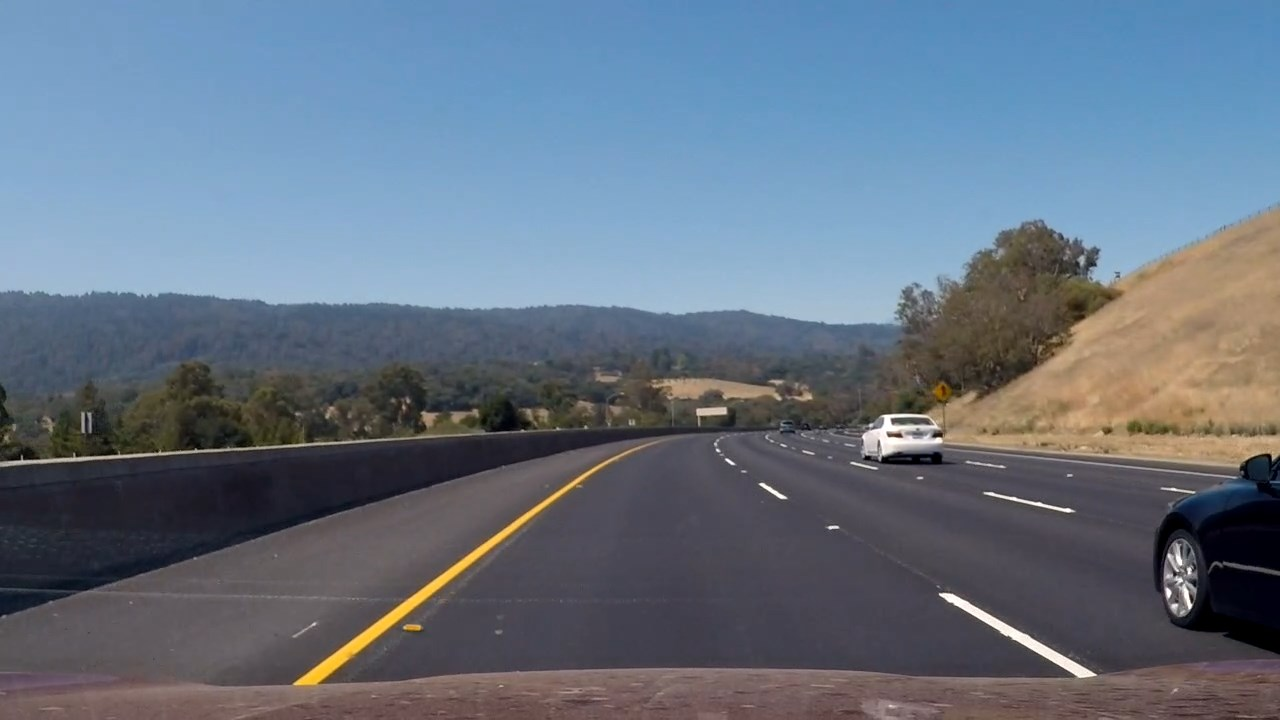
#> input picture test_images/test8.jpg, 1280 x 720 px
$ python findLines2.py   (older library calls are emulated)
#> lines starting #> are read from the running program, lines starting #| are printed output that depends on the picture; after the words box and inside, x2 and y2 are one past the last pixel; in counts of white or black regions, pixels touching at a corner belong together
### imageProcessing.py
# -*- coding: utf-8 -*-
"""
Editor de Spyder

Este es un archivo temporal
"""

# Load calibration images. Show some examples (4 is ok)
# Save mtx and dist

import cv2
import numpy as np

# [65 lines left out: functions Calibration, perspectiveCal, not called in this run]


def birdEye(img, mtx, dist,M):

    dst = cv2.undistort(img, mtx, dist, None, mtx)
    img_size = (dst.shape[1], dst.shape[0])
    rectified = cv2.warpPerspective(dst, M, img_size, flags=cv2.INTER_LINEAR)

    return rectified

### imageFilter.py
# -*- coding: utf-8 -*-
"""
Created on Thu Oct  5 19:59:19 2017

@author: Toshiharu
"""
import cv2
import numpy as np
import matplotlib.pyplot as plt

# Create binary thresholded images to isolate lane line pixels
def abs_sobel_xy(img, sobel_kernel=3, orient='x',sxy_thresh=(0,255)):
    #gray = cv2.cvtColor(img, cv2.COLOR_RGB2GRAY)
    img = np.copy(img)
    # Take the derivative in x or y given orient = 'x' or 'y'
    if (orient == 'x'):
        sobel = cv2.Sobel(img, cv2.CV_64F, 1, 0, ksize = sobel_kernel)
    elif(orient == 'y'):
        sobel = cv2.Sobel(img, cv2.CV_64F, 0, 1, ksize = sobel_kernel)
    else:
        raise Exception("Invalid orientation")

    abs_sobel = np.absolute(sobel)   # Take the absolute value of the derivative or gradient
    scaled_sobel = np.uint8(255*abs_sobel/np.max(abs_sobel))  #Scale to 8-bit (0 - 255) then convert to type = np.uint8
    sxbinary = np.zeros_like(scaled_sobel)
    sxbinary[(scaled_sobel >= sxy_thresh[0]) & (scaled_sobel <= sxy_thresh[1])] = 1 # Create a mask of 1's

    return sxbinary

def dir_sobel(img, sobel_kernel=15, dir_thresh=(3.14/2*0.95, 3.14/2*1.05)):
    img = np.copy(img)
    # Apply the following steps to img
    # 1) Convert to grayscale
    #gray = cv2.cvtColor(img, cv2.COLOR_RGB2GRAY)
    # 2) Take the gradient in x and y separately
    sobelx = cv2.Sobel(img, cv2.CV_64F, 1, 0, ksize = sobel_kernel)
    sobely = cv2.Sobel(img, cv2.CV_64F, 0, 1, ksize = sobel_kernel)
    # 3) Take the absolute value of the x and y gradients
    abs_sobelx = np.absolute(sobelx)
    abs_sobely = np.absolute(sobely)
     # 4) Use np.arctan2(abs_sobely, abs_sobelx) to calculate the direction of the gradient
    directions = np.arctan2(abs_sobely, abs_sobelx)
    # 5) Create a binary mask where direction thresholds are met
    sxbinary = np.zeros_like(directions)
    sxbinary[(directions >= dir_thresh[0]) & (directions <= dir_thresh[1])] = 1

    return sxbinary

def mag_sobel(img, sobel_kernel=11, mag_thresh=(30,100)):
    img = np.copy(img)
    # Apply the following steps to img
    # 1) Convert to grayscale
    #gray = cv2.cvtColor(img, cv2.COLOR_RGB2GRAY)
    # 2) Take the gradient in x and y separately
    sobelx = cv2.Sobel(img, cv2.CV_64F, 1, 0, ksize = sobel_kernel)
    sobely = cv2.Sobel(img, cv2.CV_64F, 0, 1, ksize = sobel_kernel)
    # 3) Calculate the magnitude
    gradmag = np.sqrt(sobelx**2 + sobely**2)
    # 4) Scale to 8-bit (0 - 255) and convert to type = np.uint8
    scaled_sobel = np.uint8(255*gradmag/np.max(gradmag))
    # 5) Create a binary mask where mag thresholds are met
    sxbinary = np.zeros_like(scaled_sobel)
    sxbinary[(scaled_sobel >= mag_thresh[0]) & (scaled_sobel <= mag_thresh[1])] = 1

    return sxbinary


def Multifilter(img,s_thresh=(180, 255),b_thresh=(155,200),l_thresh=(225,255),sxy_thresh=(20,100), draw=False):

    s_channel = cv2.cvtColor(img, cv2.COLOR_RGB2HLS)[:,:,1]

    l_channel = cv2.cvtColor(img, cv2.COLOR_RGB2LUV)[:,:,0]

    b_channel = cv2.cvtColor(img, cv2.COLOR_RGB2Lab)[:,:,2]

    # Threshold color channel
    s_binary = np.zeros_like(s_channel)
    s_binary[(s_channel >= s_thresh[0]) & (s_channel <= s_thresh[1])] = 1

    b_binary = np.zeros_like(b_channel)
    b_binary[(b_channel >= b_thresh[0]) & (b_channel <= b_thresh[1])] = 1

    l_binary = np.zeros_like(l_channel)
    l_binary[(l_channel >= l_thresh[0]) & (l_channel <= l_thresh[1])] = 1

    gray = cv2.cvtColor(img, cv2.COLOR_RGB2GRAY).astype(np.float)
    sobelxy_binary = abs_sobel_xy(s_channel, sobel_kernel=3, orient='x',sxy_thresh=sxy_thresh)
    sobel_mag = mag_sobel(gray,sobel_kernel=3)
    sobel_dir = dir_sobel(gray)
    #color_binary = np.dstack((u_binary, s_binary, l_binary))

    combined_binary = np.zeros_like(s_binary)
 #   combined_binary[(s_binary == 1) | (b_binary == 1) | (sobelxy_binary==1)] = 1
    combined_binary[(s_binary == 1) | (b_binary == 1) ] = 1

    if (draw == True):
        # Plotting thresholded images
        f, ((ax1, ax2, ax3), (ax4,ax5, ax6)) = plt.subplots(2, 3, sharey='col', sharex='row', figsize=(10,4))
        f.tight_layout()

        ax1.set_title('Original Image', fontsize=16)
        ax1.imshow(img)

        ax2.set_title('S-HLS threshold', fontsize=16)
        ax2.imshow(s_binary, cmap='gray')

        ax3.set_title('B-LAB binary threshold', fontsize=16)
        ax3.imshow(b_binary, cmap='gray')

        ax4.set_title('L-LUV threshold', fontsize=16)
        ax4.imshow(l_binary, cmap='gray')

        ax5.set_title('sobelxy_binary threshold', fontsize=16)
        ax5.imshow(sobelxy_binary, cmap='gray')

        ax6.set_title('Combined color thresholds', fontsize=16)
        ax6.imshow(combined_binary, cmap='gray')


        plt.subplots_adjust(left=0., right=1, top=0.9, bottom=0.)

    return combined_binary

# [19 lines of commented-out code are left out]

### findLines2.py
# -*- coding: utf-8 -*-
"""
Created on Sat Oct  7 04:02:21 2017

@author: Toshiharu
"""

class Line():
    def __init__(self):
        # x values of the last n fits of the line
        self.recent_xfitted = []
        #average x values of the fitted line over the last n iterations
        self.bestx = None
        #polynomial coefficients averaged over the last n iterations, only used in guided search
        self.best_fit = np.array([])
        #polynomial coefficients for the most recent fit
        self.current_fit = np.array([])
        #radius of curvature of the line in some units
        self.radius = None
        #distance in meters of vehicle center from the line
        self.base = None
        #difference in fit coefficients between last and new fits
        self.diffs = np.array([0,0,0], dtype='float')
        #x values for detected line pixels
        self.fitPoints = None
        #Convertion form pixels to meters (x dir)
        self.x_factor = 3.7/480
        #Convertion form pixels to meters (y dir)
        self.y_factor = 3/100
        # bottom of the figure
        self.y_limit = 719
        # points to fit
        self.points = None
        self.yeval = 720/2

        self.detected = False  # Used to select between the full of guided seach
        self.timesMissed = 0  # Used only on the GuidedSearch function

#    def fitLine(self):
#        return  np.polyfit(self.fitPoints[:,1] , self.fitPoints[:,0], 2)

    def linePlot(self):
        ploty = np.linspace(0,self.y_limit-1, self.y_limit )
        plotx = self.best_fit[0]*ploty**2 + self.best_fit[1]*ploty + self.best_fit[2]
        return plotx,ploty


#def findFull(warped_binary, nwindows = 9, windowWidth=100, minpix=50,draw = False):

import cv2

from imageProcessing import perspectiveCal,Calibration,birdEye
import cv2
import matplotlib.pyplot as plt
import matplotlib.patches as patches
import numpy as np
from imageFilter import Multifilter

# Load camera lens distortion correction parameters
import pickle

calibration_par = 'camera_cal/calibration.p'
dist_pickle = pickle.load( open( calibration_par, "rb" ) )
#> (reads camera_cal/calibration.p from the repository)
mtx = dist_pickle["mtx"]
dist = dist_pickle["dist"]

# Load perpective matrices
perspective_mat = 'camera_cal/perspective.p'
dist_pickle = pickle.load( open( perspective_mat, "rb" ) )
#> (reads camera_cal/perspective.p from the repository)
M = dist_pickle["M"]
Minv = dist_pickle["Minv"]
########################################################################################
####   LOAD IMAGE
#########################################################################################
fname = 'test_images/test8.jpg'
img = cv2.cvtColor(cv2.imread(fname), cv2.COLOR_BGR2RGB)
top_down = birdEye(img, mtx, dist,M)
binary_warped = Multifilter(top_down,s_thresh=(210, 255),b_thresh=(155,200),l_thresh=(220,255),sxy_thresh=(30,100), draw=False)

###########################################################################################
nwindows = 9
windowWidth=100
minpix=50
###########################################################################################
# HISTOGRAM : search in the quarter bottom first
###########################################################################################
histogram = np.sum(binary_warped[int(3*binary_warped.shape[0]/4):,:], axis=0)
#> histogram = 1280 values, max 172 at index 481, min 0 at index 0, mean 3.49
xHist = np.linspace(1,1280,1280,dtype=int)
plt.plot(xHist,histogram)

# Create an output image to draw on and  visualize the result
#out_img = np.dstack((binary_warped, binary_warped, binary_warped))*255

###########################################################################################
# FIND BASE POINTS These will be the starting point for the left and right lines
###########################################################################################

midpoint = np.int(histogram.shape[0]/2)
leftx_base = np.argmax(histogram[:midpoint])
#> leftx_base = 481
rightx_base = np.argmax(histogram[midpoint:]) + midpoint
#> rightx_base = 949
# show base points in histogram as red lines
plt.axvline(x=leftx_base,color='red')
plt.axvline(x=rightx_base,color='red')
plt.show()
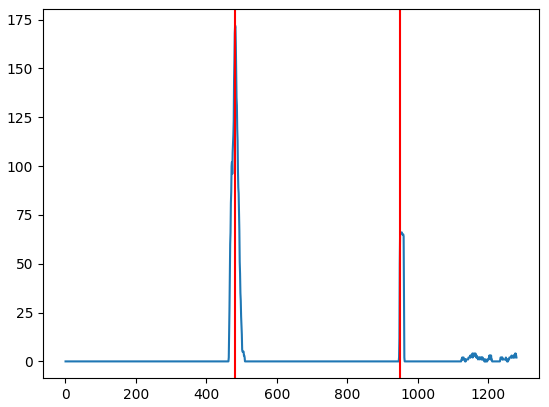
#> figure drawn by matplotlib, 1 panel; curve peaks at x = 482, y = 172

# Set height of windows
windowHeight = np.int(binary_warped.shape[0]/nwindows)
print(windowHeight)
#| 80
# Identify the x and y positions of all nonzero pixels in the image
nonzero = binary_warped.nonzero()
#> nonzero = 18588 positions, rows 32 to 712, columns 463 to 1279
nonzeroy = np.array(nonzero[0])
#> nonzeroy = 18588 values from 32 to 712
nonzerox = np.array(nonzero[1])
#> nonzerox = 18588 values, max 1279 at index 15695, min 463 at index 18481, mean 585.5
# Current positions to be updated for each window
leftx_current = leftx_base
#> leftx_current = 481
rightx_current = rightx_base
#> rightx_current = 949

# Create empty lists to receive left and right lane pixel indices
left_lane_inds = []
right_lane_inds = []

#######################################################################################
### BATCH TESTING
#######################################################################################
import glob

images = []
#images = glob.glob('test_images/straight_lines*.jpg')
images = glob.glob('test_images/test*.jpg')

for idx, fname in enumerate(images):
    print(fname)
    img = cv2.cvtColor(cv2.imread(fname), cv2.COLOR_BGR2RGB)
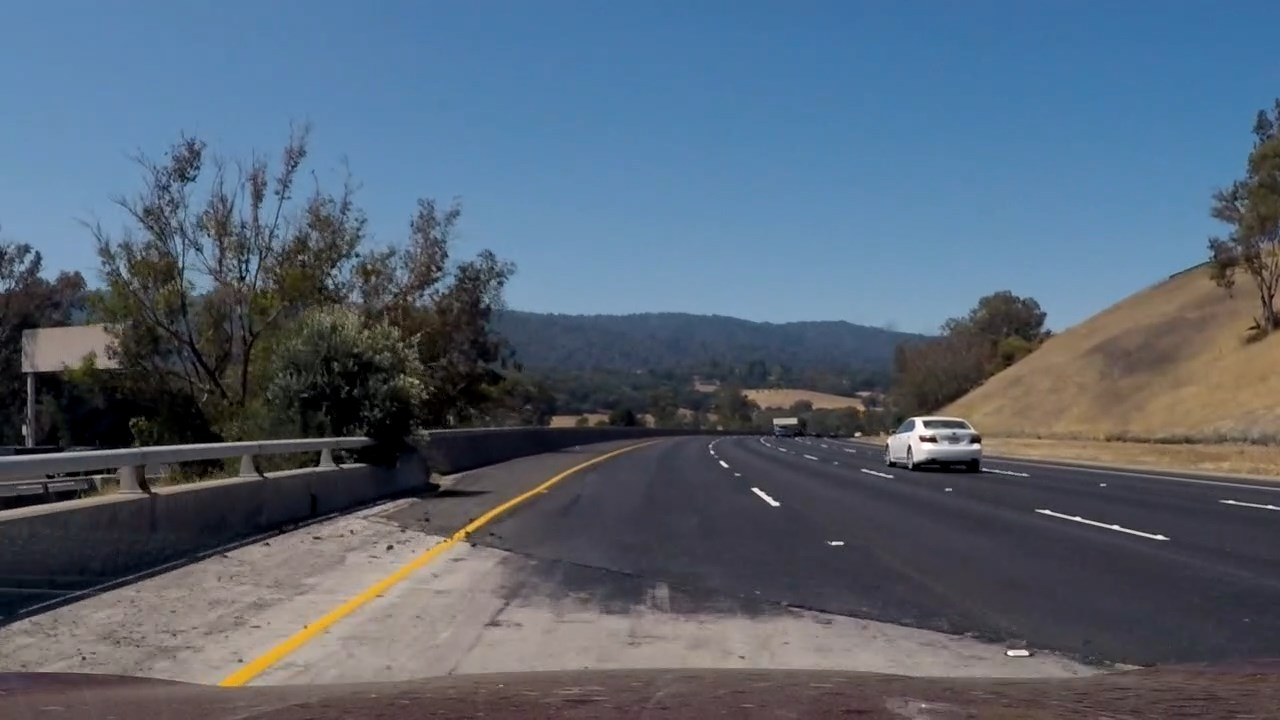
#> input picture test_images/test10.jpg, 1280 x 720 px
    top_down = birdEye(img, mtx, dist,M)
    binary_warped = Multifilter(top_down,s_thresh=(210, 255),b_thresh=(155,200),l_thresh=(220,255),sxy_thresh=(30,100), draw=False)
#> call 2 of Multifilter, with s_thresh = (210, 255), b_thresh = (155, 200), l_thresh = (220, 255), sxy_thresh = (30, 100), draw = False
#> in Multifilter (call 2), `sobel_dir = dir_sobel(gray)`:
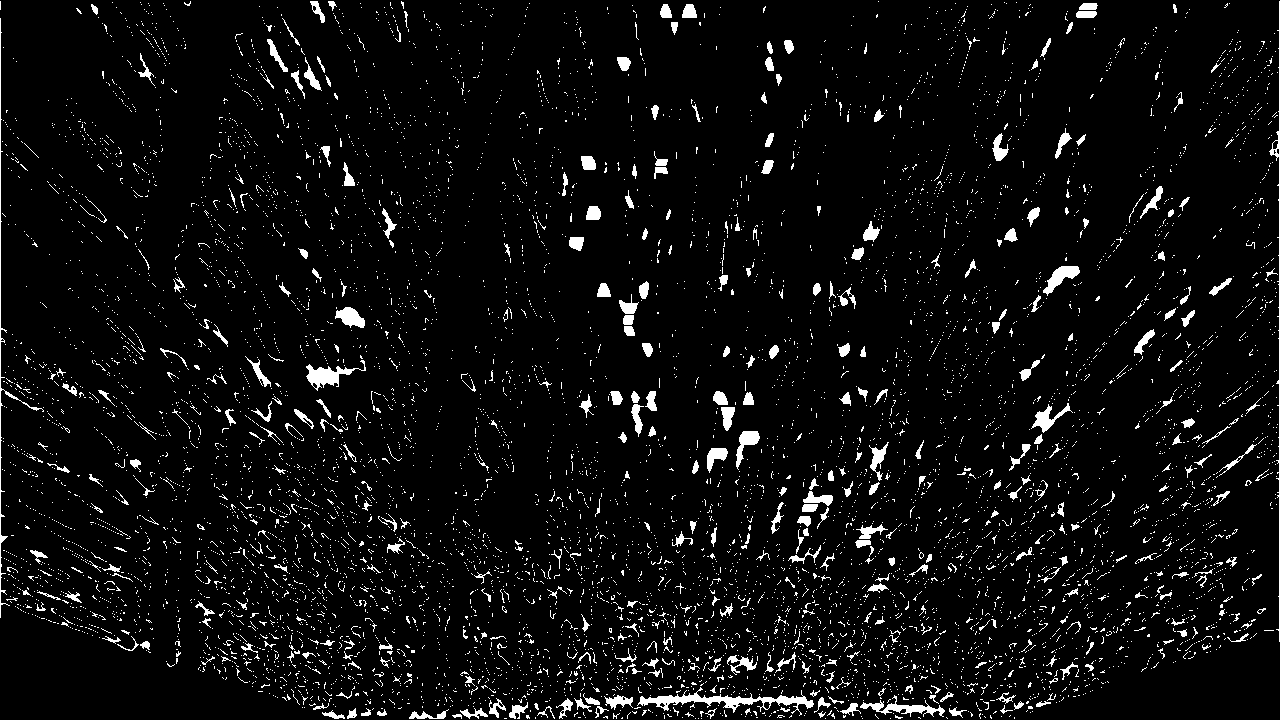
#> sobel_dir: shape (720, 1280) float64; values 0 (black) and 1 (white), 5.2% white; 7774 white regions (7365 under 20 px), largest, box (x1, y1, x2, y2) and area: (637, 687, 814, 716) 1327, (0, 18, 44, 618) 809, (1269, 1, 1280, 642) 790

    leftLine = Line()
    rightLine = Line()

    # HISTOGRAM
    histogram = np.sum(binary_warped[int(3*binary_warped.shape[0]/4):,:], axis=0)
#> histogram = 1280 values, max 176 at index 424, min 0 at index 0, mean 2.84

#    histogram = np.sum(binary_warped, axis=0)

    xHist = np.linspace(1,1280,1280,dtype=int)

    # Find where the seach will start
    flag = True
    midOffset = 0
    midpoint = np.int(histogram.shape[0]/2)

    leftLine.base = np.argmax(histogram[:midpoint])
#> leftLine.base = 424
    rightLine.base = np.argmax(histogram[midpoint:]) + midpoint
#> rightLine.base = 921

    # Reset initial position for each window
    leftx_current = leftLine.base
#> leftx_current = 424
    rightx_current = rightLine.base
#> rightx_current = 921
#######################################################################################
    leftCentroids=np.zeros((nwindows,2))   # Stores the centroids for each iterated window
    rightCentroids=np.zeros((nwindows,2))

    leftDetectedWindows = 0
    rightDetectedWindows = 0

    debug = True

    out_img = np.dstack((binary_warped, binary_warped, binary_warped))*255
    for window in range(nwindows):
    #window=0
        # Left Window
        leftBottom = int(binary_warped.shape[0]-window*windowHeight)
        leftTop = int(binary_warped.shape[0]-(window+1)*windowHeight)
        leftLeft = int(leftx_current-windowWidth/2)
        leftRight = int(leftx_current+windowWidth/2)

        leftWindow = binary_warped[leftTop:leftBottom,leftLeft:leftRight]
        leftNPoints = np.sum(leftWindow)

        # Right Window
        rightBottom = int(binary_warped.shape[0]-window*windowHeight )
        rightTop = int(binary_warped.shape[0]-(window+1)*windowHeight)
        rightLeft = int(rightx_current-windowWidth/2)
        rightRight = int(rightx_current+windowWidth/2)

        rightWindow = binary_warped[rightTop:rightBottom,rightLeft:rightRight]
        rightNPoints = np.sum(rightWindow)

        if(leftNPoints>minpix):
            leftx_current = np.int(np.mean(np.nonzero(leftWindow)[1])) + leftLeft
            leftDetectedWindows += 1    # Update number of segments in left line

        if(rightNPoints>minpix):
            rightx_current = np.int(np.mean(np.nonzero(rightWindow)[1])) + rightLeft
            rightDetectedWindows += 1    # Update number of segments in left line

        # Store centroids of each window
        currentHeight = (leftTop+leftBottom)/2

        leftCentroids[window][0] = leftx_current
        leftCentroids[window][1] = currentHeight

        rightCentroids[window][0] = rightx_current
        rightCentroids[window][1] = currentHeight

   #    print(leftBottom, leftTop, leftLeft, leftRight)
############################################################################
### DEBUG
############################################################################

        if (debug== True):
            cv2.rectangle(out_img,(leftLeft,leftTop),(leftRight,leftBottom-1),
                (0,255,0), 4)

            cv2.rectangle(out_img,(rightLeft,rightTop),(rightRight,rightBottom-1),
                (0,255,0), 4)

            print('Points in left window: ',window,leftNPoints)
            print('Points in right window: ',window,rightNPoints)
#> this loop made 9 passes
#> (leftLeft, leftRight, leftNPoints, rightLeft, rightRight, rightNPoints, leftx_current, rightx_current) on passes 4 to 5: (380, 480, 2048, 871, 971, 443, 436, 924), (386, 486, 2058, 874, 974, 370, 453, 926)
#> (printed output is left out)
#> after the loop, leftCentroids = [[427, 680], [430, 600], [430, 520], [436, 440], [453, 360], [457, 280], [457, 200], [457, 120], [457, 40]]; leftDetectedWindows = 6; rightCentroids = [[921, 680], [921, 600], [921, 520], [924, 440], [926, 360], [926, 280], [926, 200], [953, 120], [953, 40]]; rightDetectedWindows = 3


############################################################################
### DEBUG END
############################################################################

        # Fit a second order polynomial to each
    leftLine.current_fit  = np.polyfit(leftCentroids[:,1] , leftCentroids[:,0], 2)
#> leftLine.current_fit = [-6.36e-05, -0.0117, 460.1]
    rightLine.current_fit = np.polyfit(rightCentroids[:,1], rightCentroids[:,0], 2)
#> rightLine.current_fit = [0.000143, -0.152, 960.2]

    #Find the Line parameters in meters
    leftLineFit_world   = np.polyfit(leftCentroids[:,1]*leftLine.y_factor , leftCentroids[:,0]*leftLine.x_factor, 2)
#> leftLineFit_world = [-0.000545, -0.00301, 3.55]
    rightLineFit_world  = np.polyfit(rightCentroids[:,1]*rightLine.y_factor, rightCentroids[:,0]*rightLine.x_factor, 2)
#> rightLineFit_world = [0.00122, -0.039, 7.4]

    if(leftDetectedWindows>4 ):
        leftLine.detected = True

    if( rightDetectedWindows>4 ):
        rightLine.detected = True

    ##########################################
    if (debug== True):
        leftLine.best_fit = leftLine.current_fit
#> leftLine.best_fit = [-6.36e-05, -0.0117, 460.1]
        rightLine.best_fit = rightLine.current_fit
#> rightLine.best_fit = [0.000143, -0.152, 960.2]

        left_fitx,ploty = leftLine.linePlot()
#> in linePlot, `plotx = self.best_fit[0]*ploty**2 + self.best_fit[1]*ploty + self.best..`: plotx = 719 values, max 460.1 at index 0, min 418.9 at index 718, mean 444.9
#> left_fitx has the same summary as plotx in linePlot; ploty = 719 values from 0 to 718
        right_fitx,ploty = rightLine.linePlot()
#> right_fitx = 719 values, max 960.2 at index 0, min 919.8 at index 532, mean 930.2

        plt.plot(left_fitx, ploty, color='red')
        plt.plot(right_fitx, ploty, color='red')

        plt.imshow(out_img)
        plt.show()

    print(leftLine.detected, rightLine.detected)


#def findGuided():
